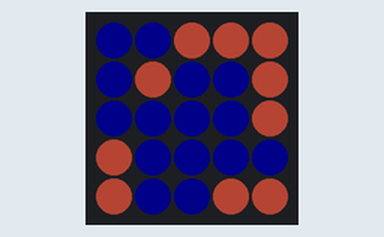
Recording of a program running on a simulated Raspberry Pi Pico running MicroPython. On the bench: 5×5 RGB LED matrix (first LED top left, wired row by row). Dim RGB values are drawn brighter than linear; random numbers come from a fixed seed; what the program prints to the serial console is not drawn.

Above: at 0.17 s.
At 4.5 s:
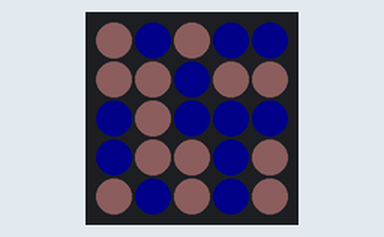
At 8.2 s:
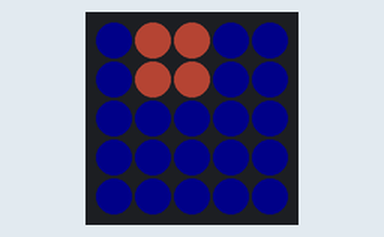
At 19.1 s:
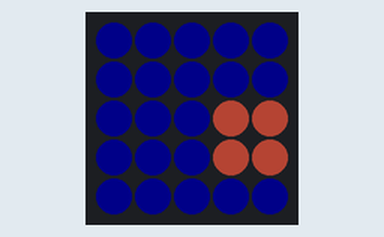
At 20.4 s:
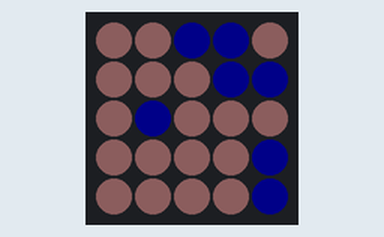
At 34.0 s:
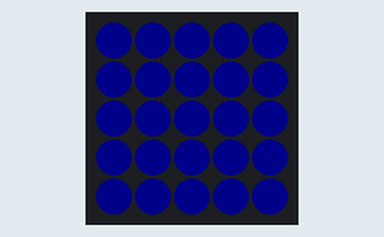

Measured:
- what the display in image 1 shows lasts 0.5 s, from 4.5 s to 5.0 s
- what the display in image 2 shows lasts 1.4 s, from 8.1 s to 9.5 s

The program:

neolife.py
```python
"""
Game of Life implementation for  NeoPixel Grid 5x5 BFF

(c)2023/07 Krzysztof Krystian Jankowski
Homepage: https://smol.p1x.in/os/
"""

import machine
import neopixel
import utime
import random

# Define constants
WORLD_WIDTH = 5
WORLD_HEIGHT = 5
DELAY = 0.1
BLANK_COLOR = (0,0,0)
BACKGROUND_COLOR = (0, 0, 10)
FORGROUND_COLOR = (64, 24, 18)
NEW_COLOR = (12,8,8)

class Neolife:
    def __init__(self):
        self.world = []
        self.future_world  = []
        self.world_size = WORLD_WIDTH*WORLD_HEIGHT
        self.period = 0
        self.pixels = neopixel.NeoPixel(machine.Pin(29), self.world_size)
        self.pixels.fill(BACKGROUND_COLOR)
        self.pixels.write()

        self.initialize_world()

    def initialize_world(self):
        """
        Initialize the world with zero cells.
        """
        for _ in range(self.world_size):
            self.world.append(0)
            self.future_world.append(0)

    def random_seed(self):
        """
        Randomly seed the world.
        """
        for i in range(self.world_size):
            self.world[i] = random.getrandbits(1)

    def update_world(self):
        """
        Update the world with calculated next state of the world
        """
        for i in range(self.world_size):
            self.world[i] = self.future_world[i]

    def get_cell_value(self,i):
        """
        Returns 0 if asking for a cell outside the world.
        """
        if i<0 or i>=len(self.world):
            return 0
        return self.world[i]

    def check_world(self):
        """
        Check the world for the next generation.
        """
        i=0
        offset=WORLD_WIDTH
        stable = True

        for cell in self.world:
            # Check eight closest cells
            density=0

            # left and right
            # cell is not on the left edge
            if i%WORLD_WIDTH-1>0:
                density += self.get_cell_value(i-1)
            # cell is not on the right edge
            if i%WORLD_WIDTH-1<WORLD_WIDTH:
                density += self.get_cell_value(i+1)

             # top row
            density += self.get_cell_value(i-offset+1)
            density += self.get_cell_value(i-offset)
            density += self.get_cell_value(i-offset-1)

            # bottom row
            density += self.get_cell_value(i+offset+1)
            density += self.get_cell_value(i+offset)
            density += self.get_cell_value(i+offset-1)

            # The rules of life..
            # Cell is alive
            if cell == 1:

                # In overcrouded or to lonely = life is no more
                if density<2 or density>3:
                    self.future_world[i] = 0
                    stable=False

                # In good conditions life is going forward
                else:
                    self.future_world[i] = 1

            # Cell is empty
            if cell == 0:

                # In good conditions new life is born
                if density==3:
                    self.future_world[i] = 1
                    stable=False

                # Still empty
                else:
                    self.future_world[i]=0

            i+=1

        return not stable

    def draw_world(self, color=FORGROUND_COLOR):
        """
        Display the state of the Game of Life on the NeoPixel grid.
        """
        pixel_color = color
        for cell in range(self.world_size):
            if  self.world[cell] == 0:
                pixel_color = BACKGROUND_COLOR
            elif self.world[cell] == 1:
                pixel_color = color
            self.pixels[cell] = pixel_color
        self.pixels.write()

    def simulate(self, delay):
        self.random_seed()
        self.draw_world()
        print("Press Ctrl+C to quit.\n")
        while True:
            try:
                if self.check_world():
                    self.update_world()
                    for _ in range(3):
                        self.draw_world()
                        utime.sleep(delay)
                else:
                    for _ in range(10):
                        self.draw_world()
                        utime.sleep(delay)
                    self.random_seed()
                    self.draw_world(NEW_COLOR)
                    utime.sleep(0.5)
            except KeyboardInterrupt:
                self.pixels.fill(BLANK_COLOR)
                self.pixels.write()
                break

    def run(self, delay=DELAY):
        self.simulate(delay)

if __name__ == '__main__':
    neolife = Neolife()
    neolife.run()
```
